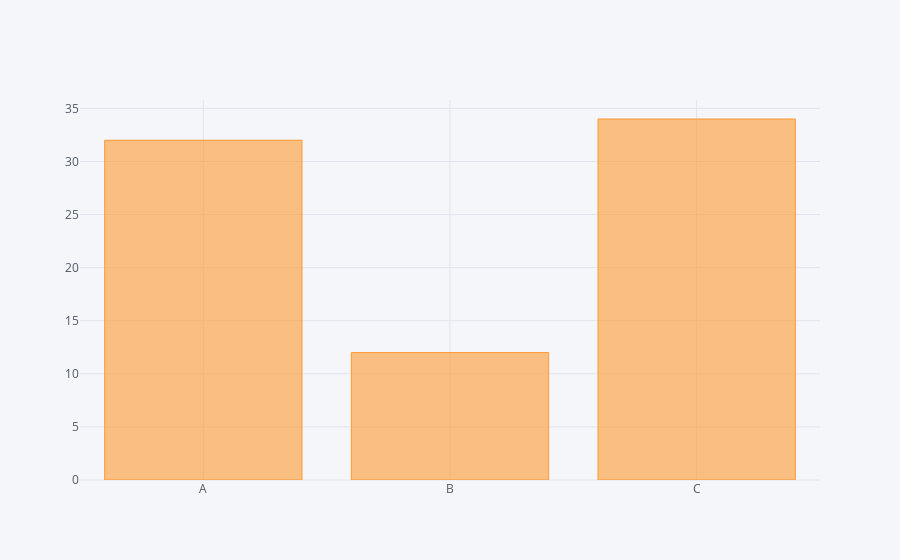

Here is the notebook cell this chart was saved with:
### Code cell
df2.iplot(kind='bar',x='Category',y='Values')

### Figure 1 — Plotly figure (JSON) as saved in the notebook; plotly's stock layout.template omitted (floating-point values rounded to 4 significant figures)
{"data": [{"marker": {"color": "rgba(255, 153, 51, 0.6)", "line": {"color": "rgba(255, 153, 51, 1.0)", "width": 1}}, "name": "Values", "orientation": "v", "text": "", "type": "bar", "uid": "384021eb-af94-4f8a-abba-8f59d77843a1", "x": ["A", "B", "C"], "y": [32, 12, 34]}], "layout": {"legend": {"bgcolor": "#F5F6F9", "font": {"color": "#4D5663"}}, "paper_bgcolor": "#F5F6F9", "plot_bgcolor": "#F5F6F9", "title": {"font": {"color": "#4D5663"}}, "xaxis": {"gridcolor": "#E1E5ED", "showgrid": true, "tickfont": {"color": "#4D5663"}, "title": {"font": {"color": "#4D5663"}, "text": ""}, "zerolinecolor": "#E1E5ED"}, "yaxis": {"gridcolor": "#E1E5ED", "showgrid": true, "tickfont": {"color": "#4D5663"}, "title": {"font": {"color": "#4D5663"}, "text": ""}, "zerolinecolor": "#E1E5ED"}}}
